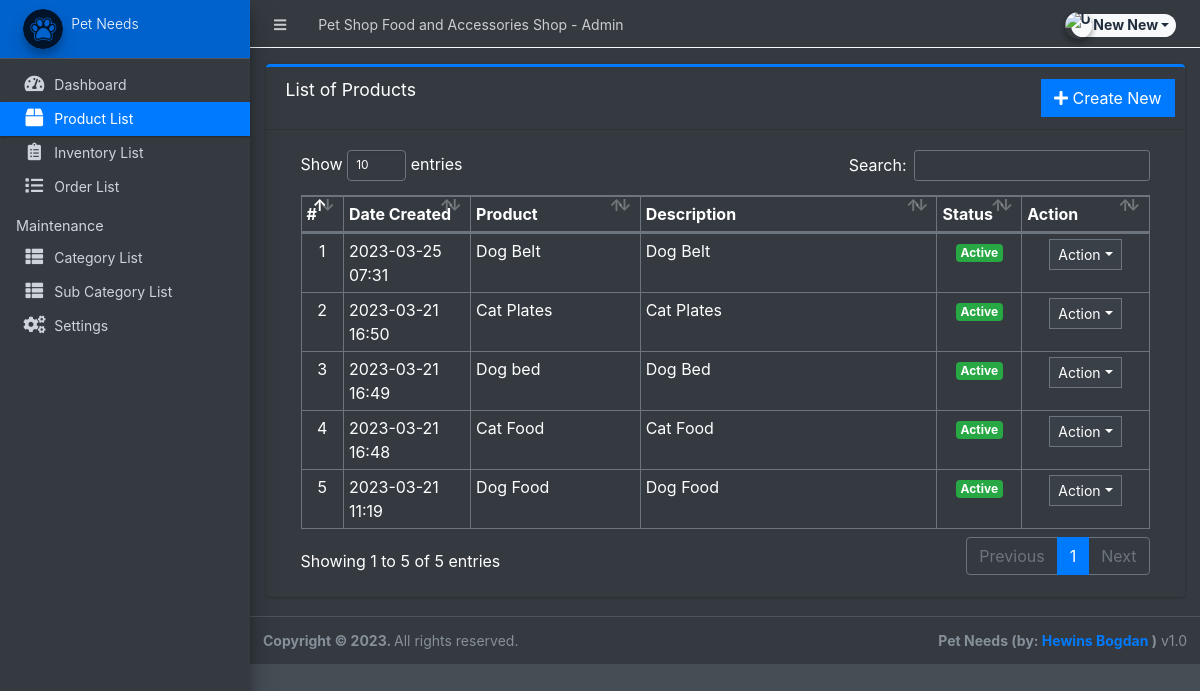
/admin/?page=product (signed in), run on the app's committed database.
### tables this page shows
CREATE TABLE `products` (
  `id` int(30) NOT NULL,
  `category_id` int(30) NOT NULL,
  `sub_category_id` int(30) NOT NULL,
  `product_name` varchar(250) NOT NULL,
  `description` text NOT NULL,
  `status` tinyint(1) NOT NULL DEFAULT 1,
  `date_created` datetime NOT NULL DEFAULT current_timestamp()
);

### admin/product/index.php (the view, shortened to what this page needs)
<div class="card card-outline card-primary">
	<div class="card-header">
		<h3 class="card-title">List of Products</h3>
		<div class="card-tools">
			<a href="?page=product/manage_product" class="btn btn-flat btn-primary"><span class="fas fa-plus"></span>  Create New</a>
		</div>
	</div>
	<div class="card-body">
		<div class="container-fluid">
        <div class="container-fluid">
			<table class="table table-bordered table-stripped">
				<colgroup>
					<col width="5%">
					<col width="15%">
					<col width="20%">
					<col width="35%">
					<col width="10%">
					<col width="15%">
				</colgroup>
				<thead>
					<tr>
						<th>#</th>
						<th>Date Created</th>
						<th>Product</th>
						<th>Description</th>
						<th>Status</th>
						<th>Action</th>
					</tr>
				</thead>
				<tbody>
					<?php
					$i = 1;
						$qry = $conn->query("SELECT * from `products` order by unix_timestamp(date_created) desc ");
						while($row = $qry->fetch_assoc()):
                            $row['description'] = strip_tags(stripslashes(html_entity_decode($row['description'])));
					?>
						<tr>
							<td class="text-center"><?php echo $i++; ?></td>
							<td><?php echo date("Y-m-d H:i",strtotime($row['date_created'])) ?></td>
							<td><?php echo $row['product_name'] ?></td>
							<td ><p class="truncate-1 m-0"><?php echo $row['description'] ?></p></td>
							<td class="text-center">
                                <?php if($row['status'] == 1): ?>
                                    <span class="badge badge-success">Active</span>
                                <?php else: ?>
                                    <span class="badge badge-danger">Inactive</span>
                                <?php endif; ?>
                            </td>
							<td align="center">
								 <button type="button" class="btn btn-flat btn-default btn-sm dropdown-toggle dropdown-icon" data-toggle="dropdown">
				                  		Action
				                  </button>
							</td>
						</tr>
					<?php endwhile; ?>
				</tbody>
			</table>
		</div>
		</div>
	</div>
</div>

### data on the page
products: date_created "2023-03-25 07:31", product_name "Dog Belt", status "Active"
products: date_created "2023-03-21 16:50", product_name "Cat Plates", status "Active"
products: date_created "2023-03-21 16:49", product_name "Dog bed", description "Dog Bed", status "Active"
products: date_created "2023-03-21 16:48", product_name "Cat Food", status "Active"
products: date_created "2023-03-21 11:19", product_name "Dog Food", status "Active"

### other printed values
$_settings->info('name') "Pet Shop Food and Accessories Shop"
$_settings->userdata('firstname').' '.$_settings->userdata('lastname') "New New"
$_settings->info('short_name') "Pet Needs"
